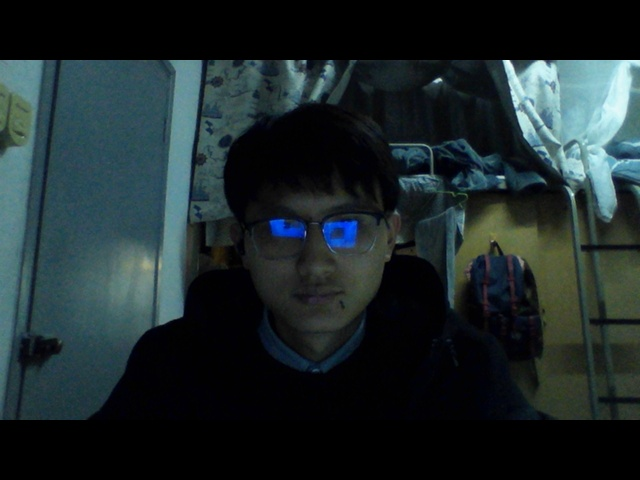
#> input picture src/Test/me.jpg, 640 x 480 px
$ python TestSkin.py
#> lines starting #> are read from the running program, lines starting #| are printed output that depends on the picture; after the words box and inside, x2 and y2 are one past the last pixel; in counts of white or black regions, pixels touching at a corner belong together
import  cv2
import  numpy as np


def cr_otsu(image):
    """YCrCb颜色空间的Cr分量+Otsu阈值分割"""
    img = cv2.imread(image, cv2.IMREAD_COLOR)
    ycrcb = cv2.cvtColor(img, cv2.COLOR_BGR2YCR_CB)

    (y, cr, cb) = cv2.split(ycrcb)
    cr1 = cv2.GaussianBlur(cr, (5, 5), 0)
    _, skin = cv2.threshold(cr1, 0, 255, cv2.THRESH_BINARY + cv2.THRESH_OTSU)

    cv2.namedWindow("image raw", cv2.WINDOW_NORMAL)
    cv2.imshow("image raw", img)
    cv2.namedWindow("image CR", cv2.WINDOW_NORMAL)
    cv2.imshow("image CR", cr1)
    cv2.namedWindow("Skin Cr+OTSU", cv2.WINDOW_NORMAL)
    cv2.imshow("Skin Cr+OTSU", skin)

    dst = cv2.bitwise_and(img, img, mask=skin)
    cv2.namedWindow("seperate", cv2.WINDOW_NORMAL)

def get_skin_yuv(img):
#> called with img = 'me.jpg'
    img = cv2.imread(img)
#> img is the input picture: shape (480, 640, 3); mean B, G, R 43.2, 41.3, 29.7
    ycrcb_img = cv2.cvtColor(img, cv2.COLOR_BGR2YCrCb)
#> ycrcb_img: shape (480, 640, 3); mean of channels 0, 1, 2 38, 122.1, 130.9
    (y, cr, cb) = cv2.split(ycrcb_img)
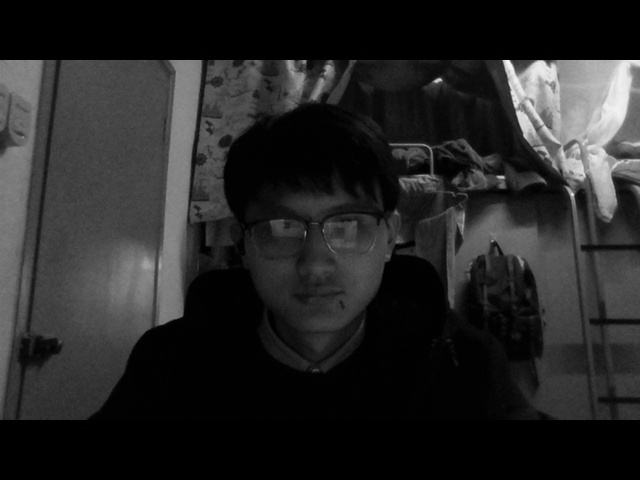
#> y: shape (480, 640); min 0, max 248, mean 38
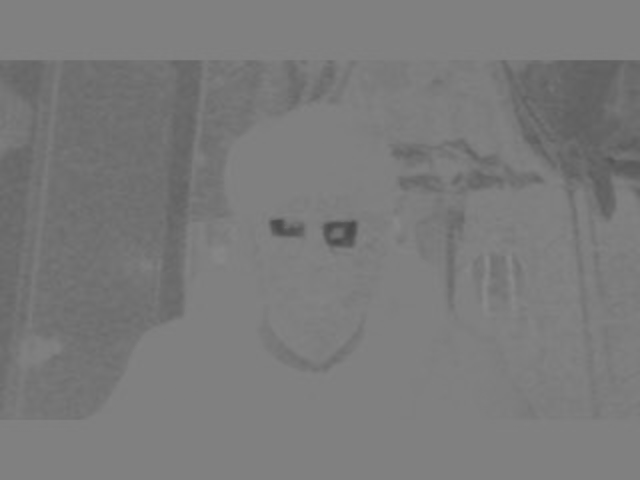
#> cr: shape (480, 640); min 73, max 137, mean 122.1
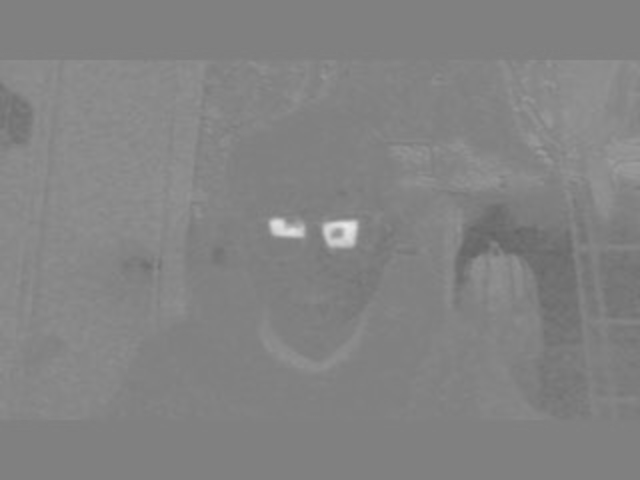
#> cb: shape (480, 640); min 100, max 235, mean 130.9
    (x, y) = cr.shape
#> x = 480; y = 640
    back = np.zeros(img.shape, np.uint8)
    for i in range(x):
        for j in range(y):
            if (cr[i][j] > 133) and (cr[i][j] < 173) and (cb[i][j] > 77) and (cb[i][j] < 127):
                back[i][j]=img[i][j]
                img[i][j]=0      #这样做是为了让原图与滤波后的图合成时更准确
#> img: shape (480, 640, 3); 0.03% of pixels changed, all inside (x1, y1, x2, y2) = (214, 219, 486, 304)
    # cv2.imshow("kk",back)
    # cv2.waitKey(0)
    return  back

# cr_otsu("test05.jpg")
back0 = get_skin_yuv("me.jpg")
back0 = cv2.bilateralFilter(src=back0, d=10, sigmaColor=50, sigmaSpace=10)

cv2.imshow("what",back0)
lkk =  cv2.imread("me.jpg")
backans = np.zeros(lkk.shape,np.uint8)
(x, y,a) = back0.shape
#> x = 480; y = 640; a = 3
print(a)
#| 3
for k in range(a):
    for i in range(x):
        for j in range(y):
            # print(back0[i][j])
            if back0[i][j][k ]==0:
                backans[i][j][k ] = lkk[i][j][k ]
            else:
                backans[i][j][k ] = back0[i][j][k ]  # 这样做是为了让原图与滤波后的图合成时更准确
# ans = cv2.add(lkk,back0)
cv2.imshow("ans",backans)
cv2.waitKey(0)
